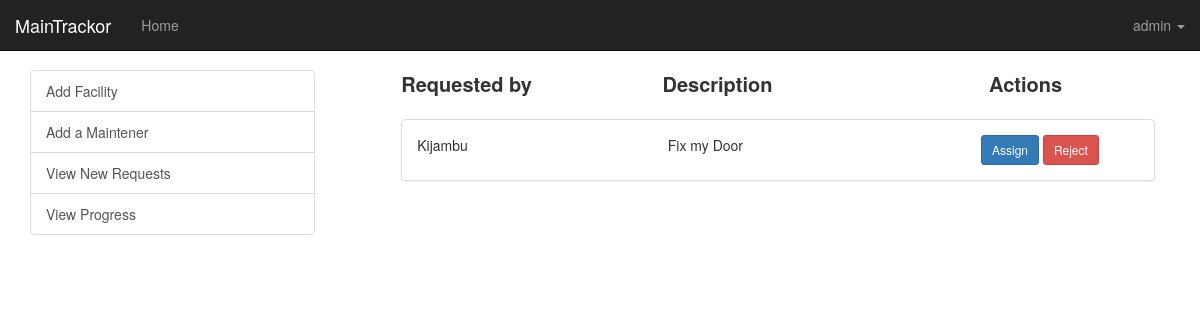
Page /new-requests (signed in) on the earlier database version.
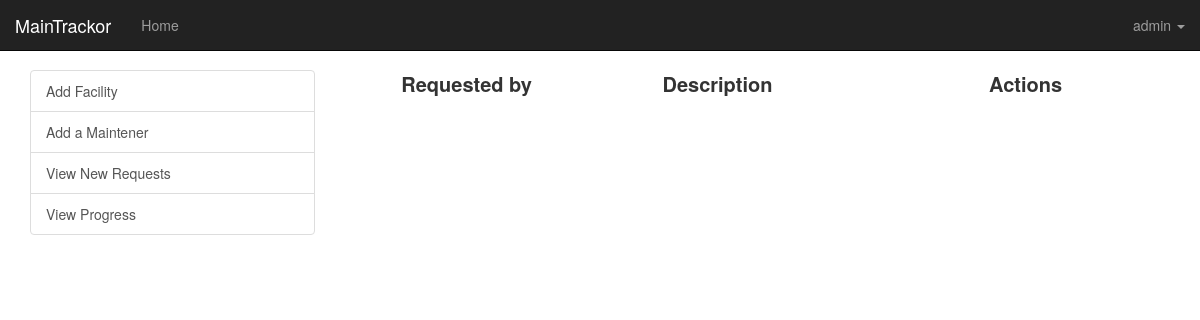
Same page on the later database version.
### app/models.py (models this page shows, shortened)
class RepairRequests(db.Model):
    __tablename__ = 'repairs'
    id = db.Column(db.Integer, primary_key=True)
    facility_id = db.Column(db.Integer, db.ForeignKey('facility.id'))
    requested_by = db.Column(db.Integer, db.ForeignKey('users.id'))
    description = db.Column(db.String(255), nullable=False)
    date_requested = db.Column(db.DateTime(), index=True, default=datetime.now)
    confirmed = db.Column(db.Boolean, default=False)
    progress = db.Column(db.Integer, default=RepairStatus.NOT_STARTED)
    date_requested = db.Column(db.DateTime(), index=True, default=datetime.now)
    date_completed = db.Column(db.DateTime(), nullable=True)
    assigned_to = db.relationship('RepairAssignments', backref='repairs', lazy='dynamic')

class User(UserMixin, db.Model):
    __tablename__ = 'users'
    id = db.Column(db.Integer, primary_key=True)
    email = db.Column(db.String(64), unique=True, index=True)
    username = db.Column(db.String(64), unique=True, index=True)
    password_hash = db.Column(db.String(128))
    is_admin = db.Column(db.Boolean, default=False)
    assigned_to = db.relationship('RepairRequests', backref='repair_req', lazy='dynamic')
    @property
    def password(self):
        raise AttributeError("password is not a readable attribute")
    @login_manager.user_loader
    def load_user(user_id):
        return User.query.get(int(user_id))

### app/main/views.py (the view)
@main.route('/new-requests', methods=['GET', 'POST'])
@login_required
def view_new_requests():
    if current_user.is_admin:
        repairs = RepairRequests.query.filter_by(progress=0, confirmed=False).order_by(RepairRequests.date_requested.desc()).all()
    return render_template('main/new_requests.html', repairs=repairs)

### app/templates/main/new_requests.html
{% extends "main/index.html" %}
{% block dashboard %}
    <div class="row heading">
        <div class="col-md-4">Requested by</div>
        <div class="col-md-5">Description</div>
        <div class="col-md-3">Actions</div>
    </div>
    <br/>
    {% for repair in repairs %}
    <div class="panel panel-default">
    <div class="panel-body">
        <div class="row">
            <div class="col-md-4">{{repair.repair_req.username}}</div>
            <div class="col-md-5">{{repair.description}}</div>
            <div class="col-md-3">
            <a  class="btn btn-primary btn-sm" href="{{ url_for('main.assign_maintainer', id=repair.id) }}">Assign</a>
            {% set id_for_repair = repair.id %}
            <a href="{{ url_for('main.reject_repair_request', repairs_id=repair.id)}}" class="btn btn-danger btn-sm">Reject</a>
            </div>
        </div>
    </div>
    </div>
    {% endfor %}
{% endblock dashboard %}

Differences in the rows shown:
removed RepairRequests: repair_req.username "Kijambu", description "Fix my Door"
